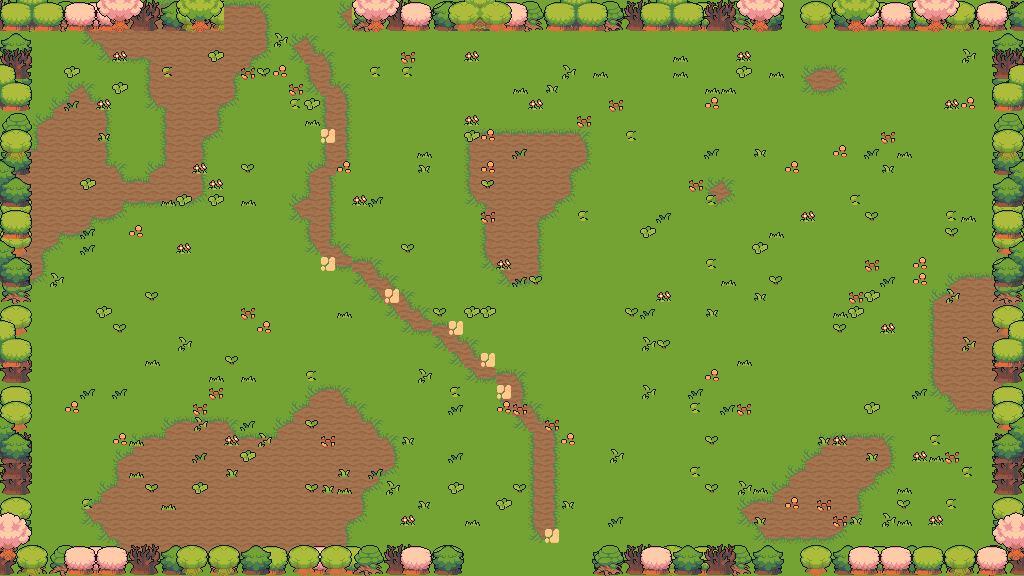

Rendered tile map (Tiled .tmx) drawn with the repository's tilesets; below, a short description and the map source with its tile grids summarised:
An orthogonal 64x36 tile map with 16x16 px tiles, 7 tile layers (floor, ground, path, decor, ...), 6 tilesets and 37 objects (24x prop, 6x obstacle, 4x spawn, 2x door, playerStart).

<map version="1.10" tiledversion="1.11.0" orientation="orthogonal" renderorder="right-down" width="64" height="36" tilewidth="16" tileheight="16" infinite="0" nextlayerid="9" nextobjectid="38">
 <properties>
    <property name="chapter" type="int" value="1" />
    <property name="room" type="int" value="13" />
    <property name="isBossRoom" type="bool" value="false" />
 </properties>
 <tileset firstgid="1" source="field.tsx" />
 <tileset firstgid="76" source="nature.tsx" />
 <tileset firstgid="580" source="relief.tsx" />
 <tileset firstgid="820" source="element.tsx" />
 <tileset firstgid="1060" source="floordetail.tsx" />
 <tileset firstgid="1140" source="tilefloor.tsx" />
 <layer id="1" name="floor" width="64" height="36">
  <data>[2304 cells, 2304 non-empty, 1 distinct tile ids]</data>
 </layer>
 <layer id="2" name="ground" width="64" height="36">
  <data>[2304 cells, 497 non-empty, 13 distinct tile ids]</data>
 </layer>
 <layer id="3" name="path" width="64" height="36">
  <data>[2304 cells, 83 non-empty, 11 distinct tile ids]</data>
 </layer>
 <layer id="4" name="decor" width="64" height="36">
  <data>[2304 cells, 211 non-empty, 11 distinct tile ids]</data>
 </layer>
 <layer id="5" name="border-back" width="64" height="36">
  <data>[2304 cells, 292 non-empty, 28 distinct tile ids]</data>
 </layer>
 <layer id="6" name="border-mid" width="64" height="36">
  <data>[2304 cells, 274 non-empty, 28 distinct tile ids]</data>
 </layer>
 <layer id="7" name="border-front" width="64" height="36">
  <data>[2304 cells, 142 non-empty, 47 distinct tile ids]</data>
 </layer>
 <objectgroup id="8" name="objects">
  <object id="1" name="playerStart" x="528" y="336"><point /></object>
  <object id="2" name="spawn" x="432" y="240">
   <properties>
    <property name="role" value="chaser" />
    <property name="wave" type="int" value="1" />
    <property name="elite" type="bool" value="false" />
   </properties>
  <point /></object>
  <object id="3" name="spawn" x="472" y="464">
   <properties>
    <property name="role" value="chaser" />
    <property name="wave" type="int" value="1" />
    <property name="elite" type="bool" value="false" />
   </properties>
  <point /></object>
  <object id="4" name="spawn" x="696" y="336">
   <properties>
    <property name="role" value="caster" />
    <property name="wave" type="int" value="1" />
    <property name="elite" type="bool" value="false" />
   </properties>
  <point /></object>
  <object id="5" name="spawn" x="616" y="272">
   <properties>
    <property name="role" value="splitter" />
    <property name="wave" type="int" value="1" />
    <property name="elite" type="bool" value="false" />
   </properties>
  <point /></object>
  <object id="6" name="door" x="528" y="568"><point /></object>
  <object id="7" name="door" x="296" y="8"><point /></object>
  <object id="8" name="obstacle" x="0" y="544" width="464" height="32">
   <properties>
    <property name="kind" value="edge" />
   </properties>
  </object>
  <object id="9" name="obstacle" x="592" y="544" width="432" height="32">
   <properties>
    <property name="kind" value="edge" />
   </properties>
  </object>
  <object id="10" name="obstacle" x="0" y="0" width="224" height="32">
   <properties>
    <property name="kind" value="edge" />
   </properties>
  </object>
  <object id="11" name="obstacle" x="352" y="0" width="672" height="32">
   <properties>
    <property name="kind" value="edge" />
   </properties>
  </object>
  <object id="12" name="obstacle" x="0" y="32" width="32" height="512">
   <properties>
    <property name="kind" value="edge" />
   </properties>
  </object>
  <object id="13" name="obstacle" x="992" y="32" width="32" height="512">
   <properties>
    <property name="kind" value="edge" />
   </properties>
  </object>
  <object id="14" name="prop" x="224" y="224" width="32" height="32">
   <properties>
    <property name="key" value="tree-round" />
   </properties>
  </object>
  <object id="15" name="prop" x="256" y="224" width="48" height="48">
   <properties>
    <property name="key" value="tree-big-green" />
   </properties>
  </object>
  <object id="16" name="prop" x="240" y="256" width="32" height="32">
   <properties>
    <property name="key" value="tree-small" />
   </properties>
  </object>
  <object id="17" name="prop" x="272" y="256" width="32" height="32">
   <properties>
    <property name="key" value="tree-green" />
   </properties>
  </object>
  <object id="18" name="prop" x="214" y="106" width="32" height="32">
   <properties>
    <property name="key" value="tree-small" />
   </properties>
  </object>
  <object id="19" name="prop" x="128" y="152" width="16" height="16">
   <properties>
    <property name="key" value="rock-small" />
   </properties>
  </object>
  <object id="20" name="prop" x="368" y="96" width="16" height="16">
   <properties>
    <property name="key" value="flower-red" />
   </properties>
  </object>
  <object id="21" name="prop" x="272" y="160" width="16" height="16">
   <properties>
    <property name="key" value="bush-green" />
   </properties>
  </object>
  <object id="22" name="prop" x="448" y="176" width="16" height="16">
   <properties>
    <property name="key" value="flower-yellow" />
   </properties>
  </object>
  <object id="23" name="prop" x="208" y="96" width="16" height="16">
   <properties>
    <property name="key" value="bush-light" />
   </properties>
  </object>
  <object id="24" name="prop" x="844" y="62" width="64" height="48">
   <properties>
    <property name="key" value="tree-cluster-pines" />
   </properties>
  </object>
  <object id="25" name="prop" x="640" y="88" width="16" height="16">
   <properties>
    <property name="key" value="crate" />
   </properties>
  </object>
  <object id="26" name="prop" x="816" y="48" width="16" height="16">
   <properties>
    <property name="key" value="bush-green" />
   </properties>
  </object>
  <object id="27" name="prop" x="560" y="176" width="16" height="16">
   <properties>
    <property name="key" value="flower-red" />
   </properties>
  </object>
  <object id="28" name="prop" x="656" y="160" width="16" height="16">
   <properties>
    <property name="key" value="bush-dark" />
   </properties>
  </object>
  <object id="29" name="prop" x="800" y="96" width="16" height="16">
   <properties>
    <property name="key" value="bush-dark" />
   </properties>
  </object>
  <object id="30" name="prop" x="63" y="440" width="16" height="32">
   <properties>
    <property name="key" value="totem" />
   </properties>
  </object>
  <object id="31" name="prop" x="160" y="416" width="16" height="16">
   <properties>
    <property name="key" value="flower-clover" />
   </properties>
  </object>
  <object id="32" name="prop" x="272" y="400" width="16" height="16">
   <properties>
    <property name="key" value="bush-dark" />
   </properties>
  </object>
  <object id="33" name="prop" x="112" y="496" width="16" height="16">
   <properties>
    <property name="key" value="flower-yellow" />
   </properties>
  </object>
  <object id="34" name="prop" x="589" y="370" width="32" height="32">
   <properties>
    <property name="key" value="stump-big" />
   </properties>
  </object>
  <object id="35" name="prop" x="848" y="368" width="16" height="16">
   <properties>
    <property name="key" value="bush-dark" />
   </properties>
  </object>
  <object id="36" name="prop" x="784" y="368" width="16" height="16">
   <properties>
    <property name="key" value="flower-yellow" />
   </properties>
  </object>
  <object id="37" name="prop" x="576" y="320" width="16" height="16">
   <properties>
    <property name="key" value="bush-dark" />
   </properties>
  </object>
 </objectgroup>
</map>
